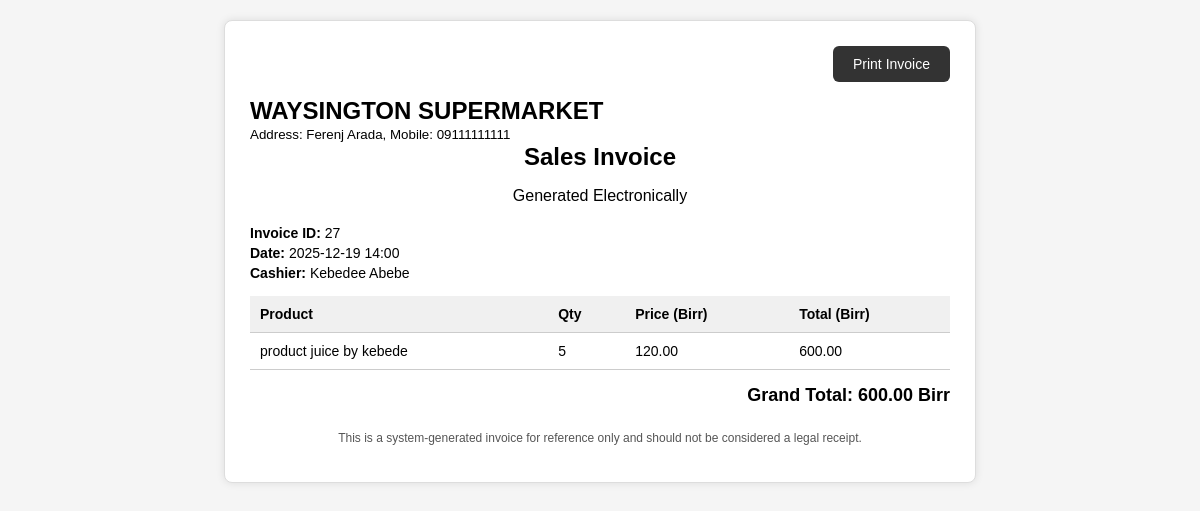
Screenshot of /sales/27/ (signed in) with the database file from the repository.
### myapp/models.py (models this page shows, shortened)
class Sale(models.Model):
    company = models.ForeignKey(Company, on_delete=models.CASCADE, null=True, blank=True)
    created_at = models.DateTimeField(auto_now_add=True)
    total_price = models.DecimalField(max_digits=12, decimal_places=2, default=0)  # total for all items
    sold_by = models.ForeignKey(
        settings.AUTH_USER_MODEL,
        on_delete=models.CASCADE,
        related_name='sales', null=True, blank=True
    )

class SaleItem(models.Model):
    company = models.ForeignKey(Company, on_delete=models.CASCADE, null=True, blank=True)
    sale = models.ForeignKey(Sale, related_name="items", on_delete=models.CASCADE)
    product = models.ForeignKey(Product, on_delete=models.CASCADE)
    quantity = models.PositiveIntegerField()
    selling_price = models.DecimalField(max_digits=10, decimal_places=2)  # price per unit
    total_price = models.DecimalField(max_digits=12, decimal_places=2)  # quantity * selling_price

class Product(models.Model):
    company = models.ForeignKey(Company, on_delete=models.CASCADE, null=True, blank=True)
    name = models.CharField(max_length=200)
    category = models.ForeignKey(Category, on_delete=models.SET_NULL, null=True)
    barcode = models.CharField(max_length=100, blank=True, null=True)
    selling_price = models.DecimalField(max_digits=10, decimal_places=2)
    low_stock_threshold = models.PositiveIntegerField(default=10)  # NEW FIELD
    created_at = models.DateTimeField(auto_now_add=True)

### myapp/views.py (the view)
# urls.py: path('sales/<int:sale_id>/', views.sale_detail, name='sale_detail'),
@login_required(login_url='/accounts/login')
@user_passes_test(is_admin)
def sale_detail(request, sale_id):
    sale = get_object_or_404(Sale, id=sale_id)
    sale_items = sale.items.select_related('product')
    grand_total = sale_items.aggregate(total=Sum('total_price'))['total'] or 0
    sold_by = sale.sold_by.get_full_name()
    context = {
        'cashier':sold_by,
        'sale': sale,
        'sale_items': sale_items,
        'grand_total': grand_total,
    }
    return render(request, 'sale_detail.html', context)

### authentication/models.py (called while the page is built)
    def get_full_name(self):
        return f"{self.first_name} {self.middle_name}"

### authentication/views.py (called while the page is built)
def is_admin(user):
    return user.user_type == 'admin'

### template/sale_detail.html (shortened to what this page needs)
<!DOCTYPE html>
<html>
<head>
</head>
<body>
<div class="receipt-box">
    <div class="print-btn">
        <button onclick="window.print()">Print Invoice</button>
    </div>
    <div class="title">
        <h2>WAYSINGTON SUPERMARKET</h2>
        <small>Address: Ferenj Arada, Mobile: 09111111111</small>
    </div>
    <div class="header">
        <h2>Sales Invoice</h2>
        <p>Generated Electronically</p>
    </div>
    <div class="info">
        <p><strong>Invoice ID:</strong> {{ sale.id }}</p>
        <p><strong>Date:</strong> {{ sale.created_at|date:"Y-m-d H:i" }}</p>
        <p><strong>Cashier:</strong> {{ cashier }}</p>
    </div>
    <table>
        <thead>
            <tr>
                <th>Product</th>
                <th>Qty</th>
                <th>Price (Birr)</th>
                <th>Total (Birr)</th>
            </tr>
        </thead>
        <tbody>
            {% for item in sale_items %}
            <tr>
                <td>{{ item.product.name }}</td>
                <td>{{ item.quantity }}</td>
                <td>{{ item.selling_price|floatformat:2 }}</td>
                <td>{{ item.total_price|floatformat:2 }}</td>
            </tr>
            {% endfor %}
        </tbody>
    </table>
    <div class="total">
        Grand Total: {{ grand_total|floatformat:2 }} Birr
    </div>
    <p style="margin-top: 25px; font-size: 12px; color: #555; text-align:center;">
        This is a system-generated invoice for reference only and should not be considered a legal receipt.
    </p>
</div>
</body>
</html>

### template/sale_detail.html (style rules this page uses)
body { font-family: Arial, sans-serif; background: #f5f5f5; margin: 0; padding: 20px; }
.receipt-box { max-width: 700px; margin: auto; padding: 25px; background: white; border: 1px solid #ddd; box-shadow: 0 0 8px rgba(0,0,0,0.1); border-radius: 8px; }
h2, h4 { margin: 0; padding: 0; }
.header { text-align: center; margin-bottom: 20px; }
.info p { margin: 4px 0; font-size: 14px; }
table { width: 100%; border-collapse: collapse; margin-top: 15px; }
table th, table td { border-bottom: 1px solid #ccc; padding: 10px; font-size: 14px; }
table th { background: #f0f0f0; text-align: left; }
.total { text-align: right; margin-top: 15px; font-size: 18px; font-weight: bold; }
.print-btn { text-align: right; margin-bottom: 15px; }
.print-btn button { padding: 10px 20px; font-size: 14px; background: #333; color: white; border: none; border-radius: 6px; cursor: pointer; }

### rows the page displays
Sale: id "27", created_at "2025-12-19 14:00"
SaleItem: product.name "product juice by kebede", quantity "5", selling_price "120.00", total_price "600.00"

### other values shown
{{ cashier }} "Kebedee Abebe"
{{ grand_total|floatformat:2 }} "600.00"
